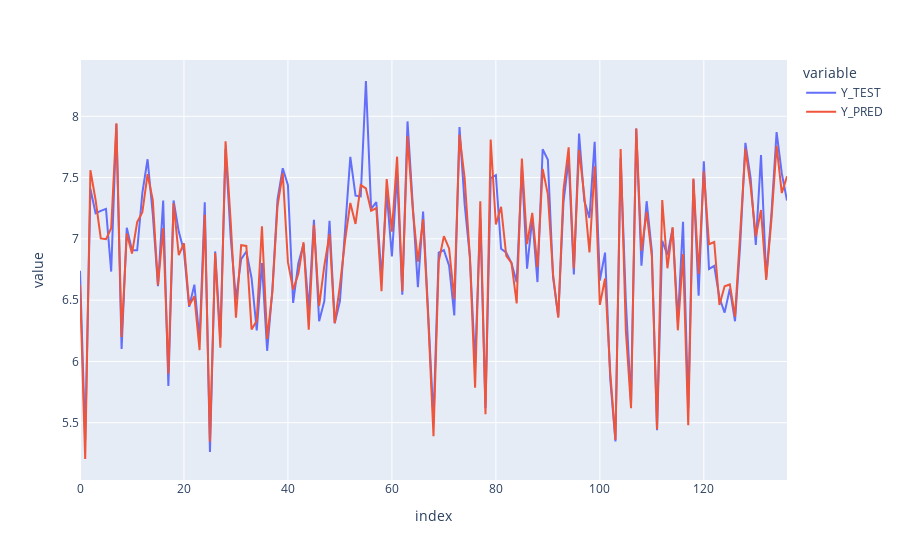

Write notebook code for a chart like this one.
### Code cell
px.line(data_frame = result)

### Figure 1 — Plotly figure (JSON) as saved in the notebook; plotly's stock layout.template omitted (floating-point values rounded to 4 significant figures; data arrays with more than 128 entries replaced by an {"elided": "..."} marker saying what was removed)
{"data": [{"hovertemplate": "variable=Y_TEST<br>index=%{x}<br>value=%{y}<extra></extra>", "legendgroup": "Y_TEST", "line": {"color": "#636efa", "dash": "solid"}, "marker": {"symbol": "circle"}, "mode": "lines", "name": "Y_TEST", "orientation": "v", "showlegend": true, "type": "scatter", "x": {"elided": "137 int values"}, "xaxis": "x", "y": {"elided": "137 float values"}, "yaxis": "y"}, {"hovertemplate": "variable=Y_PRED<br>index=%{x}<br>value=%{y}<extra></extra>", "legendgroup": "Y_PRED", "line": {"color": "#EF553B", "dash": "solid"}, "marker": {"symbol": "circle"}, "mode": "lines", "name": "Y_PRED", "orientation": "v", "showlegend": true, "type": "scatter", "x": {"elided": "137 int values"}, "xaxis": "x", "y": {"elided": "137 float values"}, "yaxis": "y"}], "layout": {"legend": {"title": {"text": "variable"}, "tracegroupgap": 0}, "margin": {"t": 60}, "xaxis": {"anchor": "y", "domain": [0, 1], "title": {"text": "index"}}, "yaxis": {"anchor": "x", "domain": [0, 1], "title": {"text": "value"}}}}
